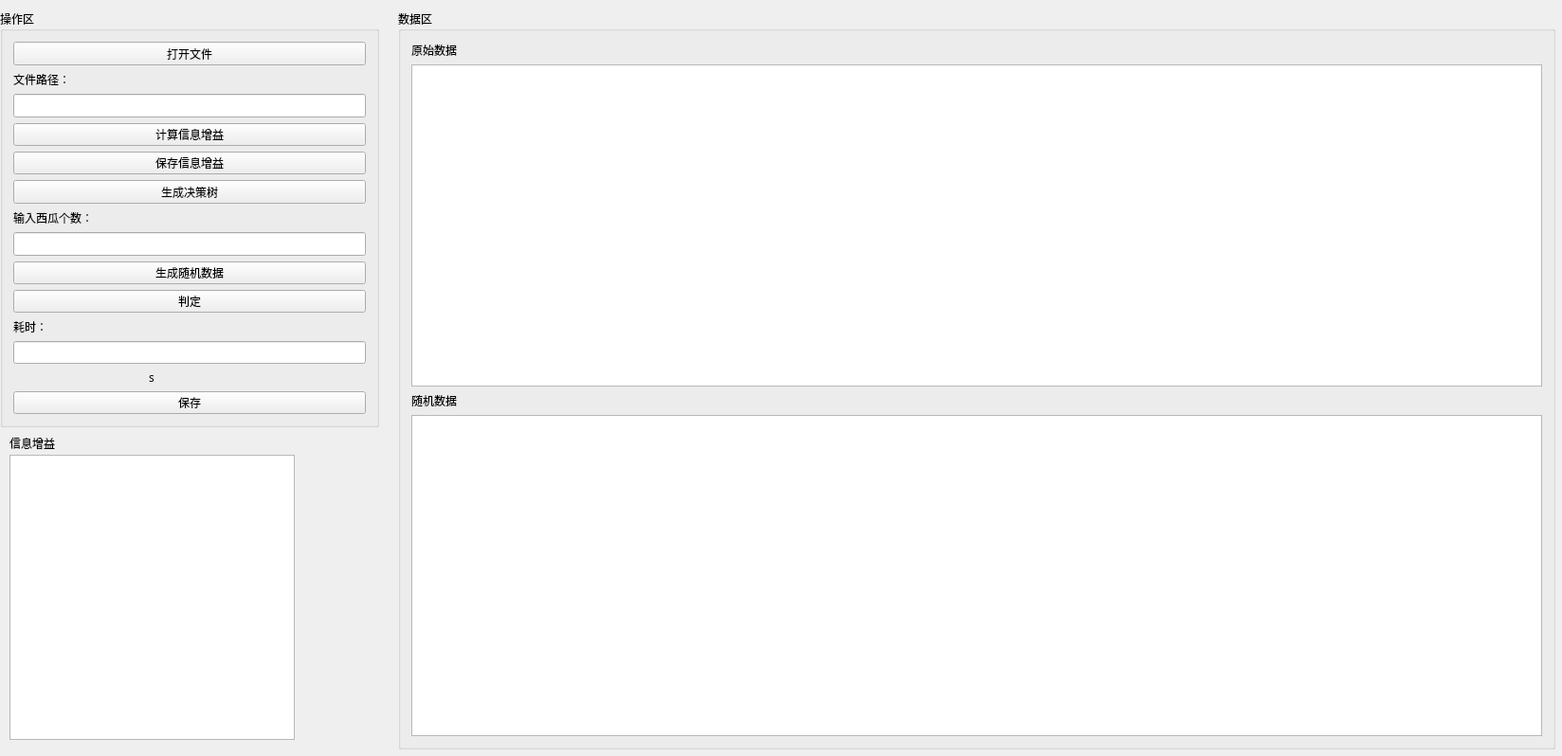
<?xml version="1.0" encoding="UTF-8"?>
<ui version="4.0">
 <class>Widget</class>
 <widget class="QWidget" name="Widget">
  <property name="geometry">
   <rect>
    <x>0</x>
    <y>0</y>
    <width>1648</width>
    <height>798</height>
   </rect>
  </property>
  <property name="sizePolicy">
   <sizepolicy hsizetype="Preferred" vsizetype="Preferred">
    <horstretch>0</horstretch>
    <verstretch>0</verstretch>
   </sizepolicy>
  </property>
  <property name="minimumSize">
   <size>
    <width>0</width>
    <height>0</height>
   </size>
  </property>
  <property name="maximumSize">
   <size>
    <width>1648</width>
    <height>798</height>
   </size>
  </property>
  <property name="font">
   <font>
    <family>楷体</family>
   </font>
  </property>
  <property name="windowTitle">
   <string>Widget</string>
  </property>
  <widget class="QGroupBox" name="groupBox">
   <property name="geometry">
    <rect>
     <x>0</x>
     <y>10</y>
     <width>400</width>
     <height>441</height>
    </rect>
   </property>
   <property name="font">
    <font>
     <family>楷体</family>
    </font>
   </property>
   <property name="title">
    <string>操作区</string>
   </property>
   <layout class="QVBoxLayout" name="verticalLayout">
    <item>
     <widget class="QPushButton" name="openfilebutton">
      <property name="text">
       <string>打开文件</string>
      </property>
     </widget>
    </item>
    <item>
     <widget class="QLabel" name="label_3">
      <property name="text">
       <string>文件路径：</string>
      </property>
     </widget>
    </item>
    <item>
     <widget class="QLineEdit" name="filepathlineEdit"/>
    </item>
    <item>
     <widget class="QPushButton" name="gainpushButton">
      <property name="text">
       <string>计算信息增益</string>
      </property>
     </widget>
    </item>
    <item>
     <widget class="QPushButton" name="savegainpushButton">
      <property name="text">
       <string>保存信息增益</string>
      </property>
     </widget>
    </item>
    <item>
     <widget class="QPushButton" name="treemakepushButton">
      <property name="text">
       <string>生成决策树</string>
      </property>
     </widget>
    </item>
    <item>
     <widget class="QLabel" name="label_4">
      <property name="text">
       <string>输入西瓜个数：</string>
      </property>
     </widget>
    </item>
    <item>
     <widget class="QLineEdit" name="xiguanumlineEdit"/>
    </item>
    <item>
     <widget class="QPushButton" name="randompushButton">
      <property name="text">
       <string>生成随机数据</string>
      </property>
     </widget>
    </item>
    <item>
     <widget class="QPushButton" name="judgepushButton">
      <property name="text">
       <string>判定</string>
      </property>
     </widget>
    </item>
    <item>
     <widget class="QLabel" name="label_5">
      <property name="text">
       <string>耗时：</string>
      </property>
     </widget>
    </item>
    <item>
     <widget class="QLineEdit" name="timelineEdit"/>
    </item>
    <item>
     <widget class="QLabel" name="label_6">
      <property name="text">
       <string>                                              s</string>
      </property>
     </widget>
    </item>
    <item>
     <widget class="QPushButton" name="savedatapushButton">
      <property name="text">
       <string>保存</string>
      </property>
     </widget>
    </item>
    <item>
     <spacer name="verticalSpacer_2">
      <property name="orientation">
       <enum>Qt::Vertical</enum>
      </property>
      <property name="sizeHint" stdset="0">
       <size>
        <width>20</width>
        <height>40</height>
       </size>
      </property>
     </spacer>
    </item>
   </layout>
   <zorder>label_3</zorder>
   <zorder>filepathlineEdit</zorder>
   <zorder>openfilebutton</zorder>
   <zorder>treemakepushButton</zorder>
   <zorder>randompushButton</zorder>
   <zorder>judgepushButton</zorder>
   <zorder>timelineEdit</zorder>
   <zorder>savedatapushButton</zorder>
   <zorder>gainpushButton</zorder>
   <zorder>label_6</zorder>
   <zorder>xiguanumlineEdit</zorder>
   <zorder>label_4</zorder>
   <zorder>label_5</zorder>
   <zorder>verticalSpacer_2</zorder>
   <zorder>savegainpushButton</zorder>
  </widget>
  <widget class="QGroupBox" name="datagroupBox_2">
   <property name="geometry">
    <rect>
     <x>420</x>
     <y>10</y>
     <width>1221</width>
     <height>781</height>
    </rect>
   </property>
   <property name="minimumSize">
    <size>
     <width>700</width>
     <height>0</height>
    </size>
   </property>
   <property name="title">
    <string>数据区</string>
   </property>
   <layout class="QGridLayout" name="gridLayout_2">
    <item row="2" column="0">
     <widget class="QTableWidget" name="pridatatableWidget">
      <property name="minimumSize">
       <size>
        <width>700</width>
        <height>0</height>
       </size>
      </property>
     </widget>
    </item>
    <item row="4" column="0">
     <widget class="QTableWidget" name="randomdatatableWidget">
      <property name="minimumSize">
       <size>
        <width>700</width>
        <height>0</height>
       </size>
      </property>
     </widget>
    </item>
    <item row="3" column="0">
     <widget class="QLabel" name="label_2">
      <property name="text">
       <string>随机数据</string>
      </property>
     </widget>
    </item>
    <item row="0" column="0">
     <widget class="QLabel" name="label">
      <property name="text">
       <string>原始数据</string>
      </property>
     </widget>
    </item>
   </layout>
  </widget>
  <widget class="QTableWidget" name="gaintableWidget">
   <property name="geometry">
    <rect>
     <x>10</x>
     <y>480</y>
     <width>301</width>
     <height>301</height>
    </rect>
   </property>
  </widget>
  <widget class="QLabel" name="label_7">
   <property name="geometry">
    <rect>
     <x>10</x>
     <y>460</y>
     <width>72</width>
     <height>15</height>
    </rect>
   </property>
   <property name="text">
    <string>信息增益</string>
   </property>
  </widget>
 </widget>
 <layoutdefault spacing="6" margin="11"/>
 <resources/>
 <connections/>
</ui>
